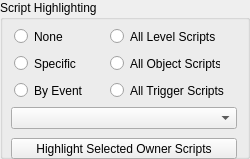
    <widget class="QGroupBox" name="IDC_STATIC_2">
      <property name="geometry">
        <rect>
          <x>459</x>
          <y>416</y>
          <width>250</width>
          <height>159</height>
        </rect>
      </property>
      <property name="title">
        <string>Script Highlighting</string>
      </property>
      <property name="visible">
        <bool>true</bool>
      </property>
      <property name="enabled">
        <bool>true</bool>
      </property>
      <property name="flat">
        <bool>false</bool>
      </property>
      <widget class="QRadioButton" name="IDC_NONE_RADIO">
        <property name="geometry">
          <rect>
            <x>14</x>
            <y>27</y>
            <width>89</width>
            <height>19</height>
          </rect>
        </property>
        <property name="text">
          <string>None</string>
        </property>
        <property name="visible">
          <bool>true</bool>
        </property>
        <property name="enabled">
          <bool>true</bool>
        </property>
      </widget>
      <widget class="QRadioButton" name="IDC_LEVEL_RADIO">
        <property name="geometry">
          <rect>
            <x>110</x>
            <y>27</y>
            <width>105</width>
            <height>19</height>
          </rect>
        </property>
        <property name="text">
          <string>All Level Scripts</string>
        </property>
        <property name="visible">
          <bool>true</bool>
        </property>
        <property name="enabled">
          <bool>true</bool>
        </property>
      </widget>
      <widget class="QRadioButton" name="IDC_SPECIFIC_RADIO">
        <property name="geometry">
          <rect>
            <x>14</x>
            <y>54</y>
            <width>89</width>
            <height>19</height>
          </rect>
        </property>
        <property name="text">
          <string>Specific</string>
        </property>
        <property name="visible">
          <bool>true</bool>
        </property>
        <property name="enabled">
          <bool>true</bool>
        </property>
      </widget>
      <widget class="QRadioButton" name="IDC_ALLOBJ_RADIO">
        <property name="geometry">
          <rect>
            <x>110</x>
            <y>54</y>
            <width>110</width>
            <height>19</height>
          </rect>
        </property>
        <property name="text">
          <string>All Object Scripts</string>
        </property>
        <property name="visible">
          <bool>true</bool>
        </property>
        <property name="enabled">
          <bool>true</bool>
        </property>
      </widget>
      <widget class="QRadioButton" name="IDC_EVENT_RADIO">
        <property name="geometry">
          <rect>
            <x>14</x>
            <y>81</y>
            <width>89</width>
            <height>19</height>
          </rect>
        </property>
        <property name="text">
          <string>By Event</string>
        </property>
        <property name="visible">
          <bool>true</bool>
        </property>
        <property name="enabled">
          <bool>true</bool>
        </property>
      </widget>
      <widget class="QRadioButton" name="IDC_ALLTRIG_RADIO">
        <property name="geometry">
          <rect>
            <x>110</x>
            <y>81</y>
            <width>114</width>
            <height>19</height>
          </rect>
        </property>
        <property name="text">
          <string>All Trigger Scripts</string>
        </property>
        <property name="visible">
          <bool>true</bool>
        </property>
        <property name="enabled">
          <bool>true</bool>
        </property>
      </widget>
      <widget class="QComboBox" name="IDC_EVENT_COMBO">
        <property name="maxVisibleItems">
          <number>14</number>
        </property>
        <property name="geometry">
          <rect>
            <x>11</x>
            <y>107</y>
            <width>226</width>
            <height>22</height>
          </rect>
        </property>
        <property name="visible">
          <bool>true</bool>
        </property>
        <property name="enabled">
          <bool>true</bool>
        </property>
        <property name="editable">
          <bool>false</bool>
        </property>
      </widget>
      <widget class="QPushButton" name="IDC_HIGHLIGHT_BUTTON">
        <property name="geometry">
          <rect>
            <x>11</x>
            <y>138</y>
            <width>226</width>
            <height>21</height>
          </rect>
        </property>
        <property name="text">
          <string>Highlight Selected Owner Scripts</string>
        </property>
        <property name="visible">
          <bool>true</bool>
        </property>
        <property name="enabled">
          <bool>true</bool>
        </property>
        <property name="default">
          <bool>false</bool>
        </property>
        <property name="autoDefault">
          <bool>false</bool>
        </property>
      </widget>
    </widget>
